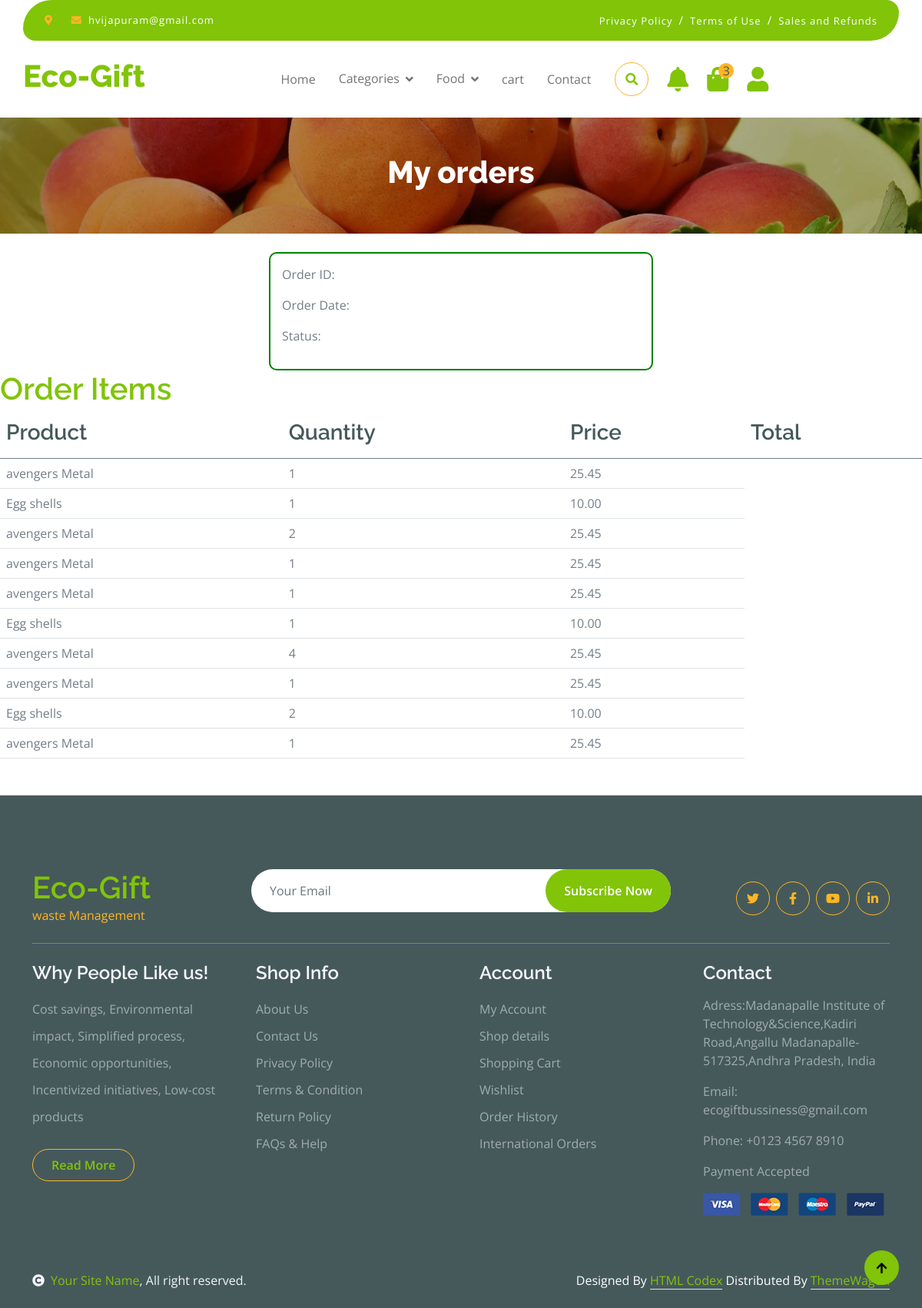
The app's page /Myorders (signed in) with its own data.
### products/models.py (models this page shows)
class Customer(AbstractUser):
  Address = models.CharField(max_length=255, blank=True)
  Phone = models.CharField(max_length=20, blank=True)
  location = models.CharField(max_length=50)
  description = models.TextField(max_length=200, blank=True)
  password_main = models.CharField(max_length=50)
  is_seller = models.BooleanField(default=False)
  groups = models.ManyToManyField(
        Group,
        related_name='customer_set',  # unique related_name
        blank=True,
    )
  user_permissions = models.ManyToManyField(
        Permission,
        related_name='customer_permissions_set',  # unique related_name
        blank=True,
    )

class OrderItem(models.Model):
  Order = models.ForeignKey(Order, on_delete=models.CASCADE, related_name='orders')
  Product = models.ForeignKey(Product, on_delete=models.CASCADE)
  Quantity = models.PositiveIntegerField()
  Price = models.DecimalField(max_digits=10, decimal_places=2)
  class Meta:
      managed = True

class Product(models.Model):
  Name = models.CharField(max_length=255)
  Description = models.TextField(blank=True)
  Price = models.CharField(max_length=10)
  Category = models.ForeignKey(Category, on_delete=models.CASCADE)
  Image = models.ImageField(upload_to='products/', blank=True)
  Seller = models.ForeignKey(Seller, on_delete=models.CASCADE, default = 1)

### ecogift/views.py (the view)
# urls.py: path('Myorders', views.My_Orders, name="Myorders"),
def My_Orders(request):
    orders = Order.objects.filter(Customer=request.user)
    order_items = OrderItem.objects.filter(Order__in=orders)
    return render(request, 'My_Orders.html', {'orders': orders, 'order_items': order_items})

### templates/My_orders.html (shortened to what this page needs)
{% extends "base.html" %}
{% load static %}
{% block content %}
    <div class="container-fluid page-header py-5">
        <h1 class="text-center text-white display-6">My orders</h1>
    </div>
     <br>
    <div>
        <div class="order-details">
            <p>Order ID:   {{ order.id }}</p>
            <p>Order Date:   {{ order.OrderDate }}</p>
            <p>Status:   {{ order.Status }}</p>
        </div>
    </div>
    <h1 style="color: #81c408;">Order Items</h1>
    <table class="table">
        <thead>
          <tr>
            <th scope="col"><h3>Product</h3></th>
            <th scope="col"><h3>Quantity</h3></th>
            <th scope="col"><h3>Price</h3></th>
            <th scope="col"><h3>Total</h3></th>
          </tr>
        </thead>
        <tbody>
            {% for item in order_items %}
            <tr>
                <td>{{ item.Product.Name }}</td>
                <td>{{ item.Quantity }}</td>
                <td>{{ item.Price }}</td>
            </tr>
            {% endfor %}
        </tbody>
      </table>
{% endblock content %}

### templates/base.html (shortened to what this page needs)
{% load static %}
{% load mathfilters %}
<!DOCTYPE html>
<html lang="en">
<head>
    <link rel="stylesheet" href="https://use.fontawesome.com/releases/v5.15.4/css/all.css" />
    <link href="https://cdn.jsdelivr.net/npm/bootstrap-icons@1.4.1/font/bootstrap-icons.css" rel="stylesheet">
    <link href="{% static 'lib/lightbox/css/lightbox.min.css' %}" rel="stylesheet">
    <link href="{% static 'lib/owlcarousel/assets/owl.carousel.min.css' %}" rel="stylesheet">
    <link href="{% static 'css/bootstrap.min.css' %}" rel="stylesheet">
    <link href="{% static 'css/style.css' %}" rel="stylesheet">
</head>
<body>
    <div class="container-fluid fixed-top">
        <div class="container topbar bg-primary d-none d-lg-block">
            <div class="d-flex justify-content-between">
                <div class="top-info ps-2">
                    <small class="me-3"><i class="fas fa-map-marker-alt me-2 text-secondary"></i> </small>
                    <small class="me-3"><i class="fas fa-envelope me-2 text-secondary"></i><a href="#"
                            class="text-white">{{ user_email }}</a></small>
                </div>
                <div class="top-link pe-2">
                    <a href="#" class="text-white"><small class="text-white mx-2">Privacy Policy</small>/</a>
                    <a href="#" class="text-white"><small class="text-white mx-2">Terms of Use</small>/</a>
                    <a href="#" class="text-white"><small class="text-white ms-2">Sales and Refunds</small></a>
                </div>
            </div>
        </div>
        <div class="container px-0">
            <nav class="navbar navbar-light bg-white navbar-expand-xl">
                <a href="{% url 'index' %}" class="navbar-brand">
                    <h1 class="text-primary display-6">Eco-Gift</h1>
                </a>
                <div class="collapse navbar-collapse bg-white" id="navbarCollapse">
                    <div class="navbar-nav mx-auto">
                        {% if user.is_authenticated %}
                        {% if user.is_seller %}
                        {% url 'seller-main' as seller_view %}
                        <a href="{% url 'seller-main' %}" class="nav-item nav-link {% if request.path == seller_view %}active{% endif %}">Home</a>
                        {% comment %} <a href="{% url 'shop' %}" class="nav-item nav-link">Food</a> {% endcomment %}
                      {% comment %} <a href="{% url 'shop-details' %}" class="nav-item nav-link">Shop Detail</a> {% endcomment %}
                      <a href="{% url 'prices' %}" style="text-decoration:none;" class="nav-item nav-link">PriceHub</a>
                      <a href="{% url 'fcomp' %}" style="text-decoration:none;" class="nav-item nav-link">Competition</a>
                        {% url 'add-product' as add_product_view %}
                        <a href="{% url 'add-product' %}" class="nav-item nav-link {% if request.path == add_product_view %}active{% endif %}">addproduct</a>
                        {% comment %} <a href="{% url 'seller-det' %}" class="nav-item nav-link">Seller-log</a> {% endcomment %}
                        {% url 'contactus' as contact_view %}
                        <a href="{% url 'contactus' %}" class="nav-item nav-link {% if request.path == contact_view %}active{% endif %}">Contact</a>
                        <a href="{% url 'notify' %}" class="position-relative me-4 my-auto">
                            <i class="fas fa-bell fa-2x notification-icon"></i>
                            <span class="notification-count d-none">0</span>
                          </a>
                        <div class="nav-item dropdown">
                            <div class="d-flex m-3 me-0">
                                {% url 'index' as index_view %}
                                {% if request.path != index_view %}
                                    <button
                                        class="btn-search btn border border-secondary btn-md-square rounded-circle bg-white me-4"
                                        data-bs-toggle="modal" data-bs-target="#searchModal"><i
                                            class="fas fa-search text-primary"></i></button>
                                    {% endif %}
                                {% if user.is_authenticated %}
                                <a href="{% url 'myaccount' %}" class="position-relative me-4 my-auto">
                                    <i class="fas fa-user fa-2x profile-icon"></i>
                                  </a>
                                {% else %}
                                <a href="{% url 'myaccount' %}" class="position-relative me-4 my-auto">
                                    <i class="fas fa-user fa-2x profile-icon"></i>
                                </a>
                                {% endif %}
                            </div>
                                {% comment %} <a href="{% url 'seller-det' %}" class="dropdown-item">Seller-log</a> {% endcomment %}
                                {% else %}
                                <a href="{% url 'index' %}" class="nav-item nav-link {% if request.path == index_view %}active{% endif %}">Home</a>
                                <div class="nav-item dropdown">
                                    <a href="#" class="nav-link dropdown-toggle" data-bs-toggle="dropdown">Categories</a>
                                </div>
                                <div class="nav-item dropdown">
                                    <a href="#" class="nav-link dropdown-toggle" data-bs-toggle="dropdown">Food</a>
                                </div>
                                {% url 'shop' as shop_view %}
                                {% url 'cart' as cart_view %}
                                <a href="{% url 'cart' %}" class="nav-item nav-link {% if request.path == cart_view %}active{% endif %}">cart</a>
                                {% url 'contactus' as contact_view %}
                                <a href="{% url 'contactus' %}" class="nav-item nav-link {% if request.path == contact_view %}active{% endif %}">Contact</a>
                                <div class="d-flex m-3 me-0">
                                    {% if request.path != index_view %}
                                    <button
                                        class="btn-search btn border border-secondary btn-md-square rounded-circle bg-white me-4"
                                        data-bs-toggle="modal" data-bs-target="#searchModal"><i
                                            class="fas fa-search text-primary"></i></button>
                                    {% endif %}
                                    <a href="{% url 'notify' %}" class="position-relative me-4 my-auto">
                                        <i class="fas fa-bell fa-2x notification-icon"></i>
                                      </a>
                                    <a href="{% url 'cart' %}" class="position-relative me-4 my-auto">
                                            <i class="fa fa-shopping-bag fa-2x"></i>
                                            <span
                                                class="position-absolute bg-secondary rounded-circle d-flex align-items-center justify-content-center text-dark px-1"
                                                style="top: -5px; left: 15px; height: 20px; min-width: 20px;">3</span>
                                        </a>
                                    {% if user.is_authenticated %}
                                    <a href="{% url 'myaccount' %}" class="position-relative me-4 my-auto">
                                        <i class="fas fa-user fa-2x profile-icon"></i>
                                      </a>
                                    {% else %}
                                    <a href="{% url 'loginCus' %}" class="my-auto">
                                        <i class="fas fa-user fa-2x"></i>
                                    </a>
                                    {% endif %}
                                </div>
                                {% endif %}
                            </div>
                        </div>
                        {% endif %}
                    </div>
                </div>
    {% block content%}
    {% endblock content %}
    <div class="container-fluid bg-dark text-white-50 footer pt-5 mt-5">
        <div class="container py-5">
            <div class="pb-4 mb-4" style="border-bottom: 1px solid rgba(226, 175, 24, 0.5) ;">
                <div class="row g-4">
                    <div class="col-lg-3">
                        <a href="#">
                            <h1 class="text-primary mb-0">Eco-Gift</h1>
                            <p class="text-secondary mb-0">waste Management</p>
                        </a>
                    </div>
                    <div class="col-lg-6">
                        <div class="position-relative mx-auto">
                            <input class="form-control border-0 w-100 py-3 px-4 rounded-pill" type="number"
                                placeholder="Your Email">
                            <button type="submit"
                                class="btn btn-primary border-0 border-secondary py-3 px-4 position-absolute rounded-pill text-white"
                                style="top: 0; right: 0;">Subscribe Now</button>
                        </div>
                    </div>
                    <div class="col-lg-3">
                        <div class="d-flex justify-content-end pt-3">
                            <a class="btn  btn-outline-secondary me-2 btn-md-square rounded-circle" href=""><i
                                    class="fab fa-twitter"></i></a>
                            <a class="btn btn-outline-secondary me-2 btn-md-square rounded-circle" href=""><i
                                    class="fab fa-facebook-f"></i></a>
                            <a class="btn btn-outline-secondary me-2 btn-md-square rounded-circle" href=""><i
                                    class="fab fa-youtube"></i></a>
                            <a class="btn btn-outline-secondary btn-md-square rounded-circle" href=""><i
                                    class="fab fa-linkedin-in"></i></a>
                        </div>
                    </div>
                </div>
            </div>
            <div class="row g-5">
                <div class="col-lg-3 col-md-6">
                    <div class="footer-item">
                        <h4 class="text-light mb-3">Why People Like us!</h4>
                        <p class="mb-4">Cost savings, Environmental impact, Simplified process, Economic opportunities,
                            Incentivized initiatives,
                            Low-cost products</p>
                        <a href="" class="btn border-secondary py-2 px-4 rounded-pill text-primary">Read More</a>
                    </div>
                </div>
                <div class="col-lg-3 col-md-6">
                    <div class="d-flex flex-column text-start footer-item">
                        <h4 class="text-light mb-3">Shop Info</h4>
                        <a class="btn-link" href="">About Us</a>
                        <a class="btn-link" href="">Contact Us</a>
                        <a class="btn-link" href="">Privacy Policy</a>
                        <a class="btn-link" href="">Terms & Condition</a>
                        <a class="btn-link" href="">Return Policy</a>
                        <a class="btn-link" href="">FAQs & Help</a>
                    </div>
                </div>
                <div class="col-lg-3 col-md-6">
                    <div class="d-flex flex-column text-start footer-item">
                        <h4 class="text-light mb-3">Account</h4>
                        <a class="btn-link" href="">My Account</a>
                        <a class="btn-link" href="">Shop details</a>
                        <a class="btn-link" href="">Shopping Cart</a>
                        <a class="btn-link" href="">Wishlist</a>
                        <a class="btn-link" href="">Order History</a>
                        <a class="btn-link" href="">International Orders</a>
                    </div>
                </div>
                <div class="col-lg-3 col-md-6">
                    <div class="footer-item">
                        <h4 class="text-light mb-3">Contact</h4>
                        <p>Adress:Madanapalle Institute of Technology&Science,Kadiri Road,Angallu Madanapalle-517325,Andhra Pradesh, India</p>
                        <p>Email: ecogiftbussiness@gmail.com</p>
                        <p>Phone: +0123 4567 8910</p>
                        <p>Payment Accepted</p>
                        <img src="{% static 'img/payment.png' %}" class="img-fluid" alt="">
                    </div>
                </div>
            </div>
        </div>
    </div>
    <div class="container-fluid copyright bg-dark py-4">
        <div class="container">
            <div class="row">
                <div class="col-md-6 text-center text-md-start mb-3 mb-md-0">
                    <span class="text-light"><a href="#"><i class="fas fa-copyright text-light me-2"></i>Your Site
                            Name</a>, All right reserved.</span>
                </div>
                <div class="col-md-6 my-auto text-center text-md-end text-white">
                    Designed By <a class="border-bottom" href="https://htmlcodex.com">HTML Codex</a> Distributed By <a
                        class="border-bottom" href="https://themewagon.com">ThemeWagon</a>
                </div>
            </div>
        </div>
    </div>
    <a href="#" class="btn btn-primary border-3 border-primary rounded-circle back-to-top"><i
            class="fa fa-arrow-up"></i></a>
</body>
</html>

### records on screen
Customer: email "hvijapuram@gmail.com"
OrderItem: Product.Name "avengers Metal", Quantity "1", Price "25.45"
OrderItem: Product.Name "Egg shells", Quantity "1", Price "10.00"
OrderItem: Product.Name "avengers Metal", Quantity "2", Price "25.45"
OrderItem: Product.Name "avengers Metal", Quantity "1", Price "25.45"
OrderItem: Product.Name "avengers Metal", Quantity "1", Price "25.45"
OrderItem: Product.Name "Egg shells", Quantity "1", Price "10.00"
OrderItem: Product.Name "avengers Metal", Quantity "4", Price "25.45"
OrderItem: Product.Name "avengers Metal", Quantity "1", Price "25.45"
OrderItem: Product.Name "Egg shells", Quantity "2", Price "10.00"
OrderItem: Product.Name "avengers Metal", Quantity "1", Price "25.45"
